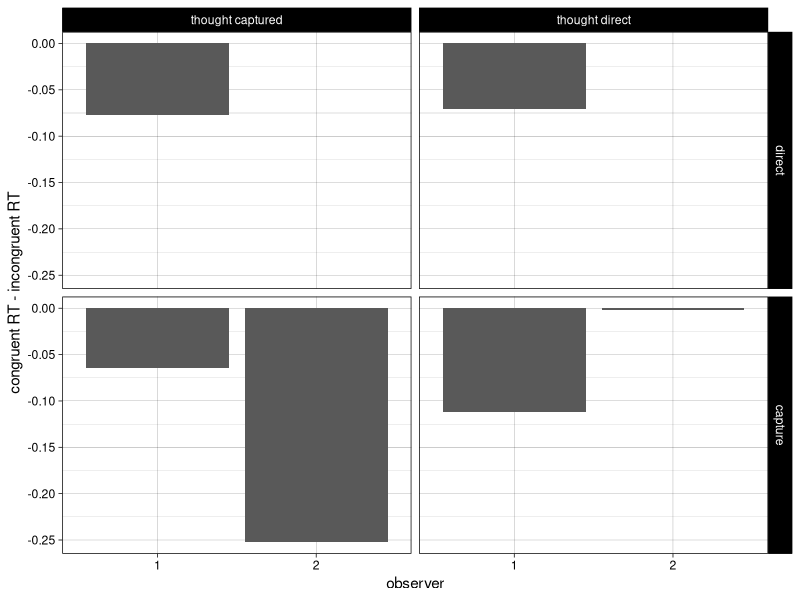

Source code (R): (Note: this script raises an error after producing the figure.)
library(ggplot2)
library(lme4)
library(car)
library(dplyr)
fDat = read.csv("fixations.csv")
rDat = read.csv("responses.csv")
fDat$observer = as.factor(fDat$observer)
rDat$pathLength = 0
rDat$nFix = 0

for (tr in 1:nrow(rDat))
{
	fix = fDat[which((fDat$trial==rDat$trial[tr]) & (fDat$observer==rDat$observer[tr])),]
	rDat$nFix[tr] = nrow(fix)
	if (nrow(fix)>1)
	{
		amp = sqrt((fix$x[1])^2+(fix$y[1])^2)
		for (f in 2:nrow(fix))
		{
			amp = sqrt((fix$x[f]-fix$x[f-1])^2+(fix$y[f]-fix$y[f-1])^2)
			rDat$pathLength[tr] = rDat$pathLength[tr] + amp
		}
		rm(amp)
	}
	else
	{
		rDat$pathLength[tr] = NaN
	}
}

rDat$congC = as.numeric(rDat$tc == rDat$dc)
rDat$congC[which(rDat$dc==0)] = 2
rDat$congC = as.factor(rDat$congC)
levels(rDat$congC) = c('incongruent', 'congruent', 'no distracter')

# remove incorrect trials, and trials with NA pathlength
dat = filter(rDat, targDiscrim==1, is.finite(pathLength))

# now classify by pathlength


dat$pathLength = dat$pathLength/256
dat$captured = (abs(dat$pathLength - 1) > 0.2)
dat$observer = as.factor(dat$observer)

#  remove some outliers - for now, worst 1% of data
# dat = filter(dat, RT<= quantile(dat$RT, 0.99))
dat = filter(dat, RT >= 0.150, RT <= 3)


dat$captured = as.factor(dat$captured)
levels(dat$captured) = c("direct", "capture")
names(dat)[6] = "thought"
dat$thought = as.factor(dat$thought)
levels(dat$thought) = c("thought captured", "thought direct")

adat = aggregate(RT ~observer+captured+congC+thought, filter(dat,congC!="no distracter"), "median")
icdat = select(filter(adat, congC=="incongruent"), observer, captured, thought, RT)
names(icdat)[4] = "incongruent_RT"
ccdat = select(filter(adat, congC=="congruent"), observer, captured, thought, RT)
names(ccdat)[4] = "congruent_RT"
compDat = merge(ccdat, icdat)
rm(icdat, ccdat)
compDat$RT_diff = compDat$congruent_RT - compDat$incongruent_RT

cmpPlot = ggplot(compDat, aes(x=observer, y=RT_diff))+geom_bar(stat="identity")
cmpPlot = cmpPlot + facet_grid(captured~thought)
cmpPlot = cmpPlot + theme_linedraw()
cmpPlot = cmpPlot + scale_y_continuous(name="congruent RT - incongruent RT")
ggsave("rt2.pdf")

adat2  = (dat 
		%>% group_by(observer, captured, congC, thought) 
		%>% summarise(
			medianRT=median(RT)))


summary(lm(medianRT ~ captured * congC * thought, adat2))


plt = ggplot(adat2, aes(x=congC, y=meanRT, ymax=meanRT+1.96*stder, ymin=meanRT-1.96*stder))
plt = plt + geom_point() + geom_errorbar() + geom_path()
plt = plt + facet_grid(captured~thought)
plt

plt = ggplot(adat, aes(x=thought, y=RT, fill=congC)) 
plt = plt + geom_boxplot() + facet_grid(.~captured)
plt



model <- lmer(RT ~ congC + captured + thought + (thought + congC + captured | observer), data=filter(dat, congC!="no distracter"))

model <- lmer(
	log(RT) ~ congC * captured * thought -
	congC:captured:thought +
	 (thought + congC + captured | observer), dat)